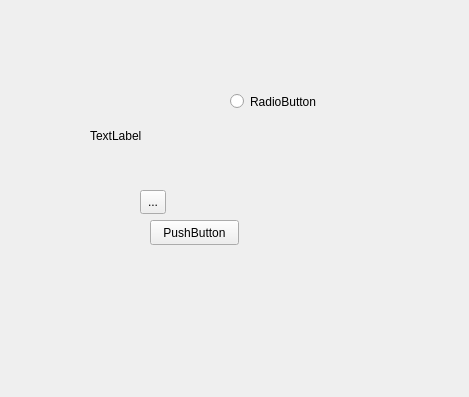
<?xml version="1.0" encoding="UTF-8"?>
<ui version="4.0">
 <class>Form</class>
 <widget class="QWidget" name="Form">
  <property name="geometry">
   <rect>
    <x>0</x>
    <y>0</y>
    <width>469</width>
    <height>397</height>
   </rect>
  </property>
  <property name="windowTitle">
   <string>Form</string>
  </property>
  <widget class="QLabel" name="label">
   <property name="geometry">
    <rect>
     <x>90</x>
     <y>70</y>
     <width>161</width>
     <height>131</height>
    </rect>
   </property>
   <property name="text">
    <string>TextLabel</string>
   </property>
  </widget>
  <widget class="QPushButton" name="pushButton">
   <property name="geometry">
    <rect>
     <x>150</x>
     <y>220</y>
     <width>89</width>
     <height>25</height>
    </rect>
   </property>
   <property name="text">
    <string>PushButton</string>
   </property>
  </widget>
  <widget class="QToolButton" name="toolButton">
   <property name="geometry">
    <rect>
     <x>140</x>
     <y>190</y>
     <width>26</width>
     <height>24</height>
    </rect>
   </property>
   <property name="text">
    <string>...</string>
   </property>
  </widget>
  <widget class="QRadioButton" name="radioButton">
   <property name="geometry">
    <rect>
     <x>230</x>
     <y>90</y>
     <width>112</width>
     <height>23</height>
    </rect>
   </property>
   <property name="text">
    <string>RadioButton</string>
   </property>
  </widget>
 </widget>
 <resources/>
 <connections/>
</ui>
